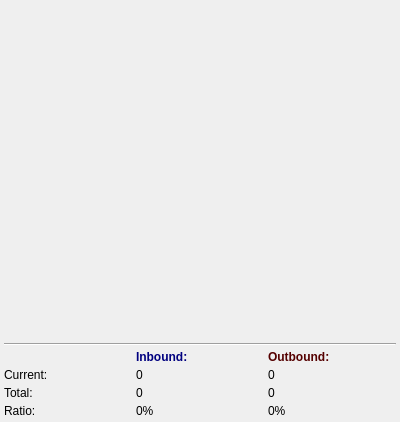
<?xml version="1.0" encoding="UTF-8"?>
<ui version="4.0">
 <class>DialogNeighbourInfo</class>
 <widget class="QDialog" name="DialogNeighbourInfo">
  <property name="geometry">
   <rect>
    <x>0</x>
    <y>0</y>
    <width>400</width>
    <height>422</height>
   </rect>
  </property>
  <property name="minimumSize">
   <size>
    <width>400</width>
    <height>175</height>
   </size>
  </property>
  <property name="windowTitle">
   <string>Neighbour Info</string>
  </property>
  <property name="windowIcon">
   <iconset resource="../Resource.qrc">
    <normaloff>:/Resource/Network/Network.png</normaloff>:/Resource/Network/Network.png</iconset>
  </property>
  <layout class="QGridLayout" name="gridLayout_2">
   <property name="leftMargin">
    <number>4</number>
   </property>
   <property name="topMargin">
    <number>4</number>
   </property>
   <property name="rightMargin">
    <number>4</number>
   </property>
   <property name="bottomMargin">
    <number>4</number>
   </property>
   <property name="spacing">
    <number>4</number>
   </property>
   <item row="0" column="0" rowspan="2">
    <widget class="QTextEdit" name="textEditConnectionInfo">
     <property name="styleSheet">
      <string notr="true">border: none;
background-color: transparent;</string>
     </property>
     <property name="undoRedoEnabled">
      <bool>false</bool>
     </property>
     <property name="readOnly">
      <bool>true</bool>
     </property>
     <property name="html">
      <string>&lt;!DOCTYPE HTML PUBLIC &quot;-//W3C//DTD HTML 4.0//EN&quot; &quot;http://www.w3.org/TR/REC-html40/strict.dtd&quot;&gt;
&lt;html&gt;&lt;head&gt;&lt;meta name=&quot;qrichtext&quot; content=&quot;1&quot; /&gt;&lt;style type=&quot;text/css&quot;&gt;
p, li { white-space: pre-wrap; }
&lt;/style&gt;&lt;/head&gt;&lt;body style=&quot; font-family:'MS Shell Dlg 2'; font-size:8.25pt; font-weight:400; font-style:normal;&quot;&gt;
&lt;p style=&quot;-qt-paragraph-type:empty; margin-top:12px; margin-bottom:12px; margin-left:0px; margin-right:0px; -qt-block-indent:0; text-indent:0px; font-size:8pt;&quot;&gt;&lt;br /&gt;&lt;/p&gt;&lt;/body&gt;&lt;/html&gt;</string>
     </property>
    </widget>
   </item>
   <item row="0" column="1">
    <widget class="QLabel" name="labelNetworkImage">
     <property name="minimumSize">
      <size>
       <width>41</width>
       <height>41</height>
      </size>
     </property>
     <property name="maximumSize">
      <size>
       <width>41</width>
       <height>41</height>
      </size>
     </property>
     <property name="text">
      <string/>
     </property>
     <property name="scaledContents">
      <bool>true</bool>
     </property>
    </widget>
   </item>
   <item row="1" column="1">
    <spacer name="verticalSpacer">
     <property name="orientation">
      <enum>Qt::Vertical</enum>
     </property>
     <property name="sizeHint" stdset="0">
      <size>
       <width>20</width>
       <height>36</height>
      </size>
     </property>
    </spacer>
   </item>
   <item row="2" column="0" colspan="2">
    <widget class="Line" name="line">
     <property name="orientation">
      <enum>Qt::Horizontal</enum>
     </property>
    </widget>
   </item>
   <item row="3" column="0" colspan="2">
    <layout class="QGridLayout" name="gridLayout">
     <item row="1" column="1">
      <widget class="QLabel" name="labelCurrentInbound">
       <property name="text">
        <string>0</string>
       </property>
      </widget>
     </item>
     <item row="2" column="0">
      <widget class="QLabel" name="labelTotal">
       <property name="text">
        <string>Total:</string>
       </property>
      </widget>
     </item>
     <item row="3" column="0">
      <widget class="QLabel" name="labelRatio">
       <property name="text">
        <string>Ratio:</string>
       </property>
      </widget>
     </item>
     <item row="2" column="1">
      <widget class="QLabel" name="labelTotalInbound">
       <property name="text">
        <string>0</string>
       </property>
      </widget>
     </item>
     <item row="3" column="1">
      <widget class="QLabel" name="labelRatioInbound">
       <property name="text">
        <string>0%</string>
       </property>
      </widget>
     </item>
     <item row="1" column="2">
      <widget class="QLabel" name="labelCurrentOutbound">
       <property name="text">
        <string>0</string>
       </property>
      </widget>
     </item>
     <item row="2" column="2">
      <widget class="QLabel" name="labelTotalOutbound">
       <property name="text">
        <string>0</string>
       </property>
      </widget>
     </item>
     <item row="3" column="2">
      <widget class="QLabel" name="labelRatioOutbound">
       <property name="text">
        <string>0%</string>
       </property>
      </widget>
     </item>
     <item row="0" column="2">
      <widget class="QLabel" name="labelOutbound">
       <property name="text">
        <string>&lt;html&gt;&lt;head/&gt;&lt;body&gt;&lt;p&gt;&lt;span style=&quot; font-weight:600; color:#550000;&quot;&gt;Outbound:&lt;/span&gt;&lt;/p&gt;&lt;/body&gt;&lt;/html&gt;</string>
       </property>
      </widget>
     </item>
     <item row="0" column="1">
      <widget class="QLabel" name="labelInbound">
       <property name="text">
        <string>&lt;html&gt;&lt;head/&gt;&lt;body&gt;&lt;p&gt;&lt;span style=&quot; font-weight:600; color:#00007f;&quot;&gt;Inbound:&lt;/span&gt;&lt;/p&gt;&lt;/body&gt;&lt;/html&gt;</string>
       </property>
      </widget>
     </item>
     <item row="1" column="0">
      <widget class="QLabel" name="labelCurrent">
       <property name="text">
        <string>Current:</string>
       </property>
      </widget>
     </item>
    </layout>
   </item>
  </layout>
 </widget>
 <resources>
  <include location="../Resource.qrc"/>
 </resources>
 <connections/>
</ui>
